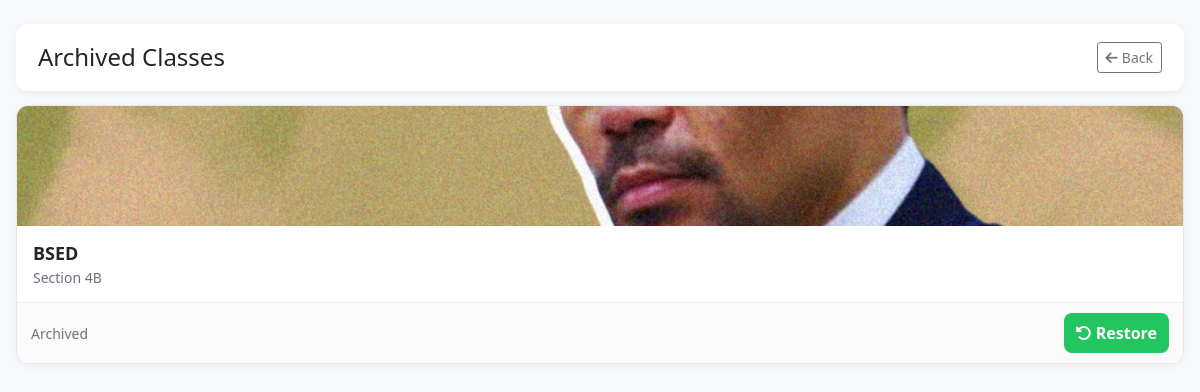
The app's page /teachers/archived-classes/ (signed in) with its own data.
### teachers/models.py (models this page shows, shortened)
class Class(models.Model):
    class_name = models.CharField(max_length=100)
    subject_name = models.CharField(max_length=100)
    section = models.CharField(max_length=50)
    time = models.TimeField(null=True, blank=True)
    teacher = models.ForeignKey(
        settings.AUTH_USER_MODEL,
        on_delete=models.CASCADE,
        related_name="created_classes"
    )
    code = models.CharField(max_length=10, unique=True, default=generate_class_code)
    students = models.ManyToManyField(
        settings.AUTH_USER_MODEL,
        related_name="enrolled_classes",
        blank=True
    )
    is_archived = models.BooleanField(default=False)  # ✅ new field
    banner = models.ImageField(upload_to="class_banners/", blank=True, null=True)
    theme = models.CharField(max_length=50, blank=True, null=True)  # NEW field
    def get_banner_url(self):
        if self.banner:  # uploaded image
            return self.banner.url
        elif self.theme:  # preset theme
            return f"/static/images/themes/{self.theme}.jpg"
        return "/static/images/default-banner.jpg"  # fallback
    gdrive_folder_id = models.CharField(max_length=200, blank=True, null=True)

### teachers/views.py (the view)
# urls.py: path("archived-classes/", views.archived_classes, name="archived_classes"),
@login_required
def archived_classes(request):
    archived = Class.objects.filter(teacher=request.user, is_archived=True)
    classes = Class.objects.filter(teacher=request.user)
    return render(request, "teachers/archive_classes.html", {"classes": archived, 'all_classes': classes, 'class_count': classes.count()})

### teachers/templates/teachers/archive_classes.html (shortened to what this page needs)
{% load static %}
<!DOCTYPE html>
<html lang="en">
<head>
  <link href="https://cdn.jsdelivr.net/npm/bootstrap@5.1.3/dist/css/bootstrap.min.css" rel="stylesheet">
  <link rel="stylesheet" href="https://cdnjs.cloudflare.com/ajax/libs/font-awesome/6.4.0/css/all.min.css">
  </head>
<body>
  <div class="page-wrap">
    <div class="header-card d-flex justify-content-between align-items-center">
      <h4 class="m-0">Archived Classes</h4>
      <a class="btn btn-outline-secondary btn-sm" href="{% url 'teachers:dashboard' %}"><i class="fa-solid fa-arrow-left me-1"></i>Back</a>
    </div>
    {% if classes %}
      <div class="grid">
        {% for class in classes %}
          <div class="class-card">
            <div class="class-banner" style="background-image:url('{{ class.get_banner_url }}');"></div>
            <div class="class-body">
              <div class="class-title">{{ class.class_name }}</div>
              <div class="class-section">Section {{ class.section|default:"—" }}</div>
            </div>
            <div class="class-footer">
              <small class="text-muted">Archived</small>
              <form method="POST" action="{% url 'teachers:restore_archived_class' class.id %}" onsubmit="return confirm('Restore this class from Archive?');" class="m-0">
                <button type="submit" class="restore-btn">
                  <i class="fa-solid fa-rotate-left me-1"></i>Restore
                </button>
              </form>
            </div>
          </div>
        {% endfor %}
      </div>
    {% else %}
      <div class="empty">
        <i class="fa-regular fa-box-archive fa-2xl mb-2"></i>
        <p class="mb-0">No archived classes yet.</p>
      </div>
    {% endif %}
  </div>
</body>
</html>

### teachers/templates/teachers/archive_classes.html (style rules this page uses)
body { background:#f7f8fa; }
.page-wrap { max-width:1200px; margin:24px auto; padding:0 16px; }
.header-card { background:#fff; border-radius:12px; padding:18px 22px; box-shadow:0 2px 8px rgba(34,60,80,0.06); margin-bottom:14px; }
.grid { display:grid; grid-template-columns: repeat(auto-fit, minmax(280px,1fr)); gap:18px; }
.class-card { background:#fff; border:1px solid #e8e8e8; border-radius:12px; overflow:hidden; box-shadow:0 2px 8px rgba(34,60,80,0.06); }
.class-banner { height:120px; background:#e9eef7 center/cover no-repeat; }
.class-body { padding:14px 16px; }
.class-title { font-weight:700; font-size:18px; }
.class-section { color:#6b7280; font-size:14px; }
.class-footer { display:flex; justify-content:space-between; align-items:center; padding:10px 14px; border-top:1px solid #eee; background:#fafafa; }
.restore-btn { border:none; background:#22c55e; color:#fff; padding:8px 12px; border-radius:8px; font-weight:600; }

### records on screen
Class: get_banner_url (picture), class_name "BSED", section "4B"
